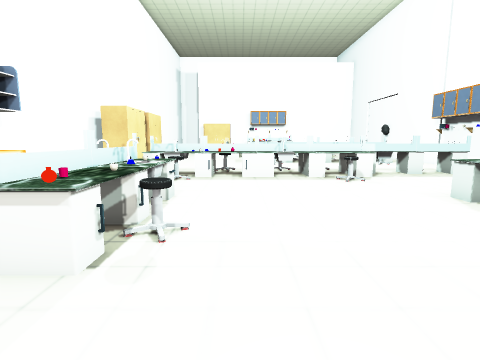
[1] (above)

18 first-person views from a walk through a 3-D level made in the Unity game engine. The camera is 1.3 m above the floor, tilts 8° down and sees 80° across. The floor is counted in squares, 1 m on a side. Each view is taken from the middle of a square. On the plan, view 1 faces up. The plan holds only what a view shows up to about 13 squares ahead; the rest is blank. The place goes on beyond the plan. The player character is not drawn. Some animated figures are left out. Some surface patterns are stand-ins.

[2]
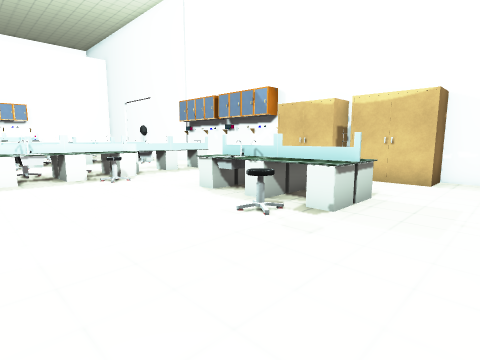

[3]
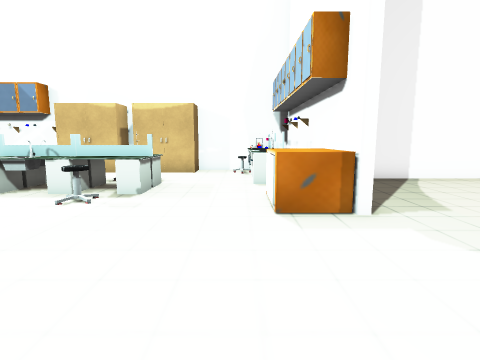

[4]
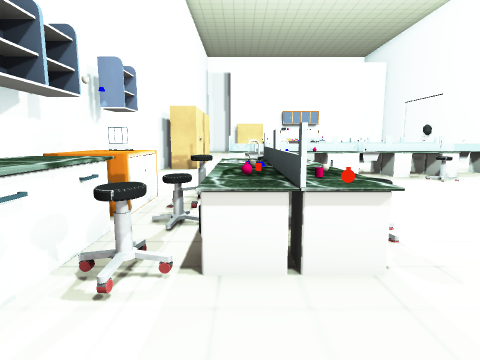

[5]
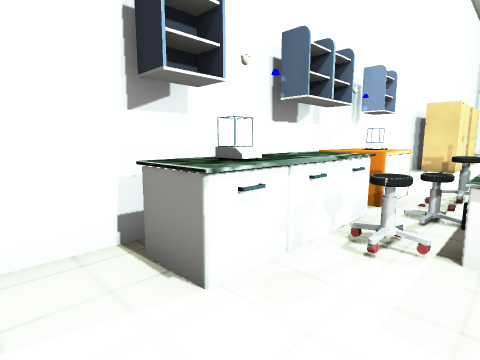

[6]
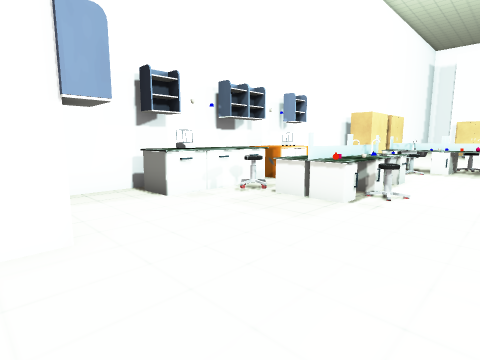

[7]
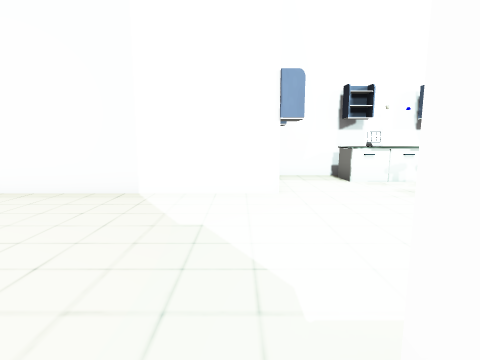

[8]
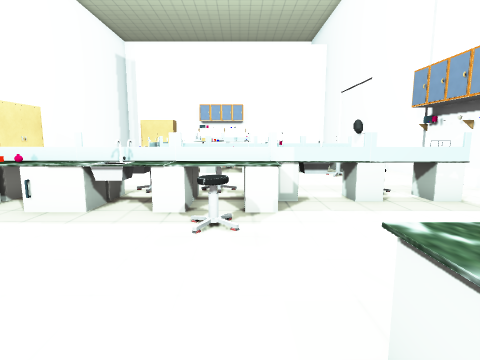

[9]
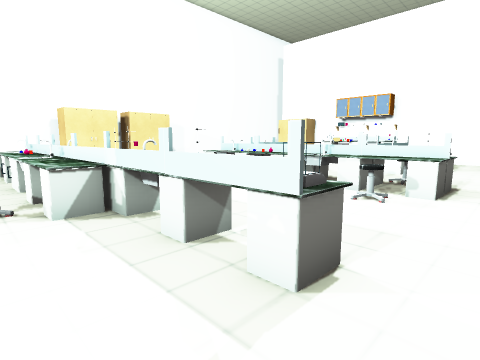

[10]
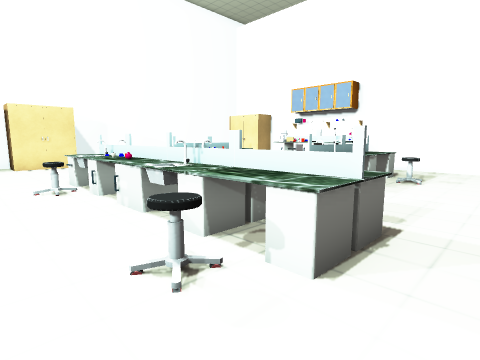

[11]
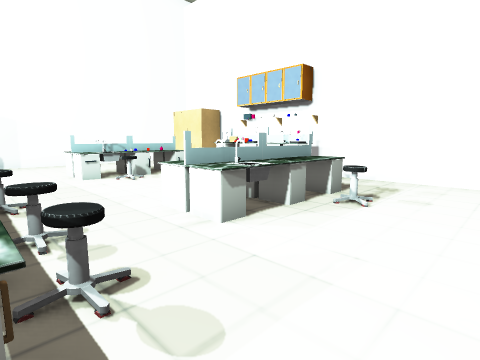

[12]
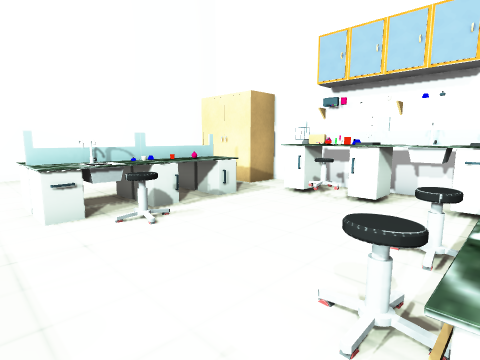

[13]
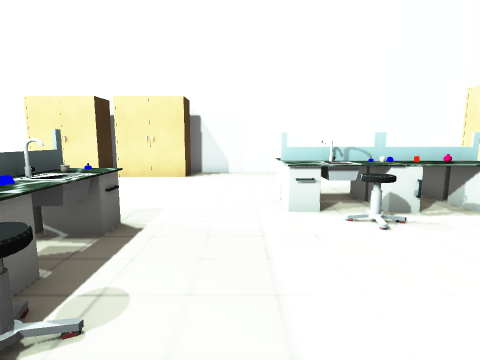

[14]
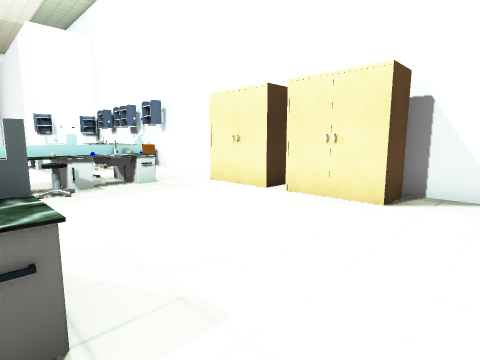

[15]
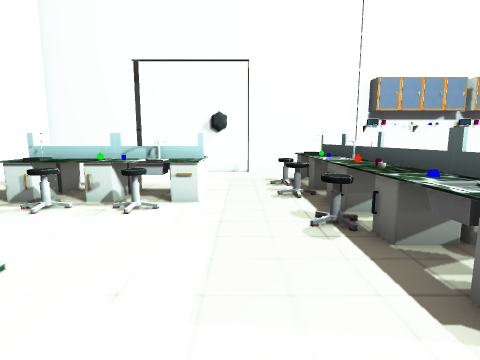

[16]
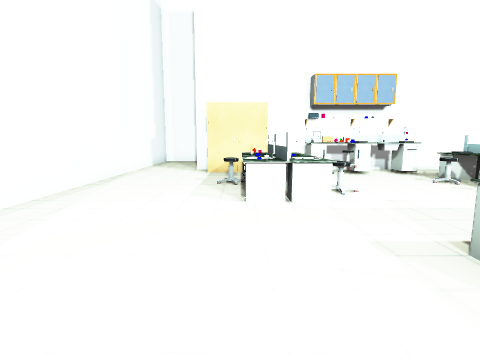

[17]
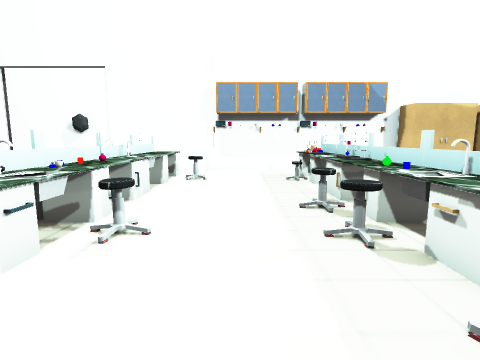

[18]
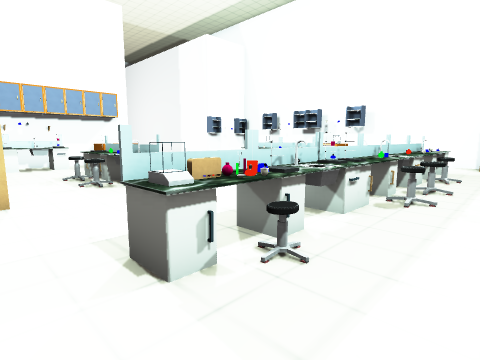

### Floor plan
Points are (right, up) in squares from view 1. A wall is a line through its corners. A room is listed if a view was taken in it or the views show most of it. See-through windows are left out.
Room 1 (views 1, 2, 3, 4, 5, 6, 7, 8, 9, 10, 11, 12, 13, 14, 15, 16, 17, 18)
walls: (10.5, 7.1) (10.5, 24); (-6.5, 15.9) (-6.5, -1.6); (2.8, -2.1) (10.5, -2.1) (10.5, 1.9); (3.2, -2.3) (2.8, -2.3); (-2.9, -2) (-2.9, -8.5); (10.5, 24.1) (10.5, 27.6) (-0.6, 27.6); (-3.4, 27.6) (-3.9, 27.6); (-6.5, 28.5) (-6.5, 17.9); (7.7, -8.2) (7.7, -4.5)
ways out: gap at (11, 24)
objects: other object (-6, 1) to (-4, 4); other object (-6, 5) to (-4, 7); other object (-6, 13) to (-5, 15); other object (-6, 16) to (-5, 18); other object (-4, 3) to (-1, 7); other object (-3, 9) to (1, 12); other object (-3, 26) to (-1, 27); other object (-2, 21) to (1, 25); other object (1, 16) to (5, 19); other object (1, 26) to (5, 27); other object (2, 9) to (5, 13); other object (3, -2) to (5, -1); other object (4, 2) to (7, 6); other object (4, 21) to (8, 25); other object (5, 11) to (9, 12); other object (5, 15) to (9, 19); other object (6, -1) to (10, 0); other object (9, 2) to (10, 4); other object (9, 5) to (10, 7)

Positions as (right, up) in squares from view 1, and headings:
1: (0, 0), facing up
2: (0, 0), facing up-right
3: (-2, 0), facing right
4: (-3, 0), facing up
5: (-3, -1), facing up-left
6: (1, -3), facing up-left
7: (4, -3), facing left
8: (4, 5), facing up
9: (10, 9), facing up-left
10: (10, 14), facing up-left
11: (10, 18), facing up-left
12: (5, 20), facing up-left
13: (5, 20), facing left
14: (1, 20), facing down-left
15: (-1, 20), facing right
16: (-2, 15), facing up
17: (-2, 14), facing right
18: (10, 14), facing down-left
